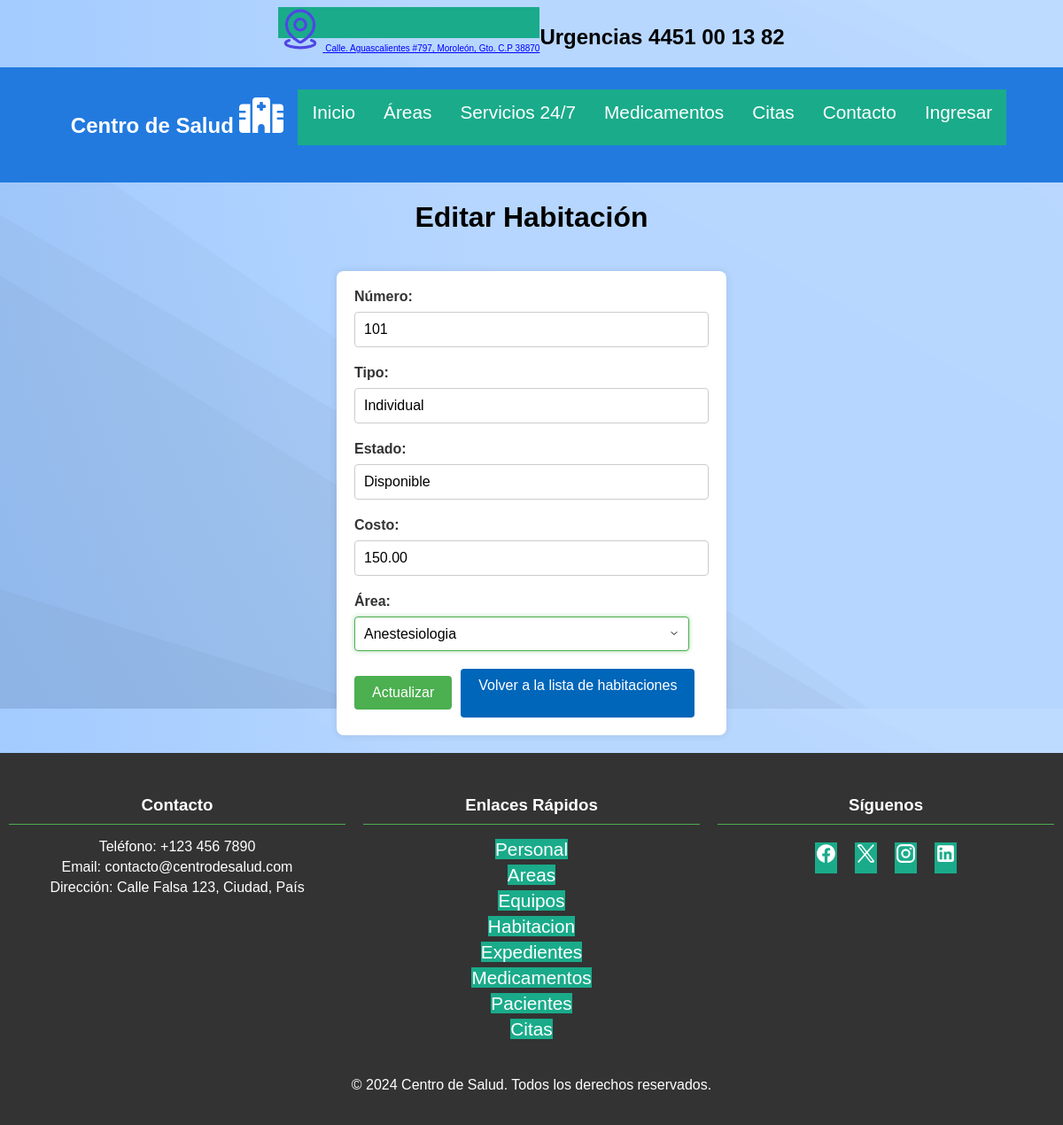
The app's page /editar_habitacion.php?id=1 with its own data.
### tables this page shows
CREATE TABLE Habitaciones (
    id_habitacion INT AUTO_INCREMENT PRIMARY KEY,
    numero INT,
    tipo VARCHAR(50),
    estado VARCHAR(50),
    costo DECIMAL(10, 2),
    id_area INT,
    FOREIGN KEY (id_area) REFERENCES Areas(id_area)
);

### editar_habitacion.php (the view, shortened to what this page needs)
<!DOCTYPE html>
<html lang="en">
<head>
    <link rel="stylesheet" href="css/style.css">
</head>
<body>
<?php include 'assets/header.php'; ?>
    <h1>Editar Habitación</h1>
    <?php
    include 'includes/conexion.php';
    $id = $_GET['id'];
    $sql = "SELECT * FROM Habitaciones WHERE id_habitacion = $id";
    $resultado = $conn->query($sql);
    $fila = $resultado->fetch_assoc();
    ?>
    <form action="procesar_editar_habitacion.php" method="post">
        <label for="numero">Número:</label>
        <input type="number" id="numero" name="numero" value="<?php echo $fila['numero']; ?>" required><br>
        <label for="tipo">Tipo:</label>
        <input type="text" id="tipo" name="tipo" value="<?php echo $fila['tipo']; ?>" required><br>
        <label for="estado">Estado:</label>
        <input type="text" id="estado" name="estado" value="<?php echo $fila['estado']; ?>" required><br>
        <label for="costo">Costo:</label>
        <input type="number" step="0.01" id="costo" name="costo" value="<?php echo $fila['costo']; ?>" required><br>
        <label for="id_area">Área:</label>
        <select id="id_area" name="id_area" required>
            <?php
            $sql_areas = "SELECT * FROM Areas";
            $resultado_areas = $conn->query($sql_areas);
            while ($fila_area = $resultado_areas->fetch_assoc()) {
                $selected = ($fila_area["id_area"] == $fila["id_area"]) ? "selected" : "";
                echo "<option value='" . $fila_area["id_area"] . "' $selected>" . $fila_area["nombre"] . "</option>";
            }
            ?>
        </select><br>
        <div class="inputdiv">
            <input type="submit" value="Actualizar">
            <a href="habitaciones.php">Volver a la lista de habitaciones</a>
        </div>
    </form>
</body>
</html>

### css/style.css (style rules this page uses)
body { display: flex; flex-direction: column; min-height: 100vh; justify-content: center; align-items: center; font-family: Arial, sans-serif; margin: 0; }
a { background:#1AAB8A; color:#fff; border:none; position:relative; height:35px; font-size:1.3em; padding:0 0em; cursor:pointer; transition:800ms ease all; outline:none; }
a:before,a:after { content:''; position:absolute; top:0; right:0; height:2px; width:0; background: #1AAB8A; transition:400ms ease all; }
a:after { right:inherit; top:inherit; left:0; bottom:0; }
footer { width: 100%; background-color: #333; color: white; padding: 20px 0; text-align: center; }
footer .container { display: flex; flex-wrap: wrap; justify-content: space-around; max-width: 1366px; margin: 0 auto; }
footer .column { flex: 1; margin: 10px; min-width: 200px; }
footer h3 { border-bottom: 1px solid #4CAF50; padding-bottom: 10px; margin-bottom: 10px; }
footer ul { list-style-type: none; padding: 0; }
footer ul li { margin: 5px 0; }
footer ul li a { color: white; text-decoration: none; }
footer .social-icons { display: flex; justify-content: center; margin: 20px 0; }
footer .social-icons a { color: white; text-decoration: none; margin: 0 10px; font-size: 24px; }
form { font-family: Arial, sans-serif; background-color: #fff; padding: 20px; border-radius: 8px; box-shadow: 0 0 10px rgba(0, 0, 0, 0.1); width: 100%; max-width: 400px; margin: 20px; }
form label { display: block; margin-bottom: 8px; font-weight: bold; color: #333; }
form input[type="email"], form input[type="password"], form input[type="datetime-local"], form input[type="text"], form input[type="number"], form input[type="file"], form select, form textarea { width: calc(100% - 22px); padding: 10px; margin-bottom: 20px; border: 1px solid #ccc; border-radius: 4px; font-size: 16px; }
form select { appearance: none; background-color: #fff; background-size: 12px; }
form select:required, form textarea:focus { border-color: #4CAF50; box-shadow: 0 0 5px rgba(76, 175, 80, 0.5); outline: none; }
.inputdiv { display: flex; align-items: center; gap: 10px; }
input[type="submit"], .inputdiv a { padding: 10px 20px; text-decoration: none; color: #fff; background-color: #4CAF50; border: none; border-radius: 4px; cursor: pointer; font-size: 16px; text-align: center; }
.inputdiv a { background-color: #0066ba; }

### records on screen
habitaciones: numero "101", tipo "Individual", estado "Disponible", costo "150.00"

### other values on screen
form field id_area "Anestesiologia"
